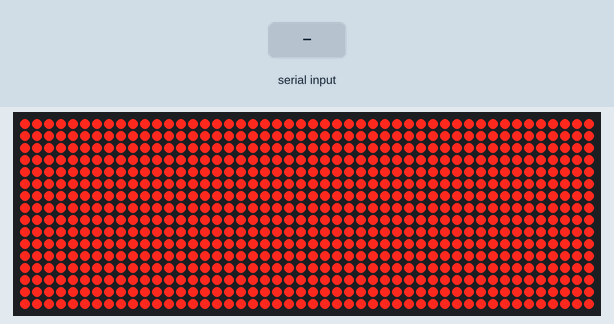
Simulated run of this sketch. Board: Arduino Uno, built with avr-gcc and run on an emulated ATmega328P. Shown: 48×16 LED matrix. The test bench sets the inputs (shaded band).

Above: at 1.7 s.
1.8 s: "1," received over Serial
At 3.9 s:
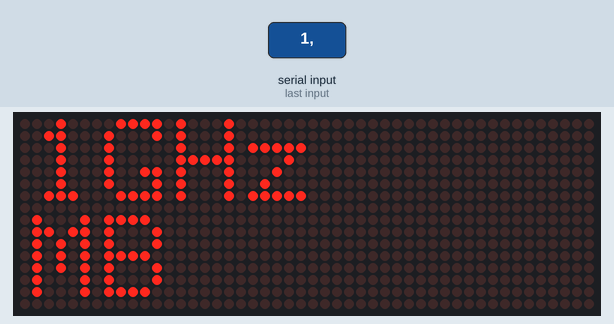
4.3 s: "0," received over Serial
At 6.5 s:
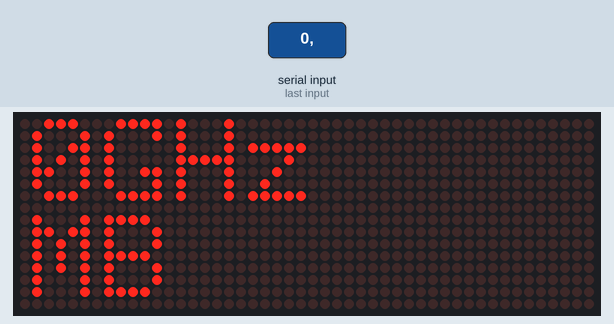
7.3 s: "2," received over Serial
At 10.3 s:
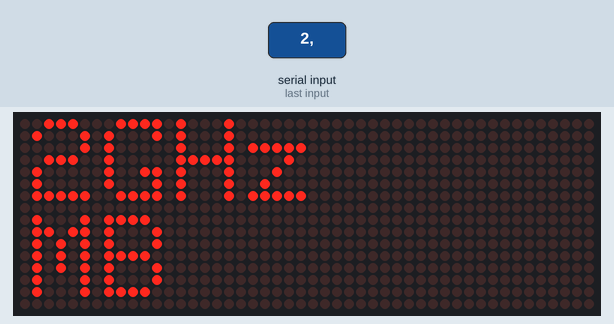
Timing chart, 0 to 11.8 s (numbered marks = the images above; inputs shaded):
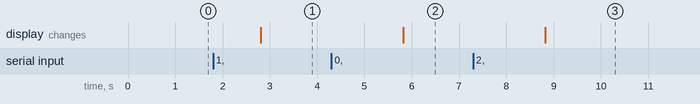

Measured:
- after the input at 1.8 s, the display: changes after 1.0 s (image 1)
- after the input at 4.3 s, the display: changes after 1.5 s (image 2)
- after the input at 7.3 s, the display: changes after 1.5 s (image 3)

The sketch:

resource-monitor-arduino.ino
```cpp
// made by @yarnlet
#include "Adafruit_GFX.h"
#include "Adafruit_HT1632.h"

// this follows the official Adafruit guide for the HT1632 LED matrix
// https://learn.adafruit.com/16x24-led-matrix/introduction
#define HT_DATA 2
#define HT_WR   3
#define HT_CS   4
#define HT_CS2  5

Adafruit_HT1632LEDMatrix matrix = Adafruit_HT1632LEDMatrix(HT_DATA, HT_WR, HT_CS, HT_CS2); // multi panel dot matrix setup

void setup() {
  Serial.begin(9600);
  matrix.begin(ADA_HT1632_COMMON_16NMOS);
  matrix.fillScreen();
  delay(500);
  matrix.setTextSize(1);
  matrix.setTextColor(1);
  matrix.setTextWrap(true);
}

void loop() {
  if (Serial.available() > 0) {
    String cpu = Serial.readStringUntil(','); // read first half (cpu)
    String ram = Serial.readStringUntil('\n'); // read second half (ram)

    matrix.clearScreen();

    matrix.setCursor(1, 0); // top left (row 1)
    matrix.print(cpu); // print cpu speed in GHz
    matrix.print("GHz");
    matrix.writeScreen();

    matrix.setCursor(1, 8); // top left (row 2)
    matrix.print(ram); // print ram usage in MB
    matrix.print("MB");
    matrix.writeScreen();

    delay(2000);
  }
}
```
